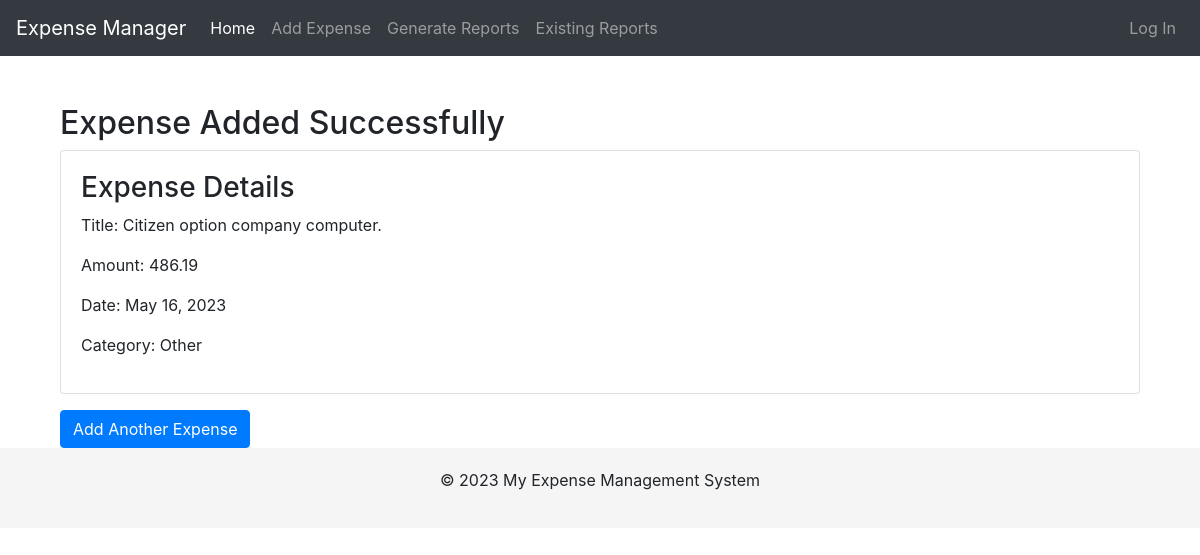
Screenshot of /expense-confirmation/1/ with the database file from the repository.
### expenses/models.py (models this page shows, shortened)
class Expense(models.Model):
    title = models.CharField(max_length=100)
    amount = models.DecimalField(max_digits=10, decimal_places=2)
    date = models.DateField()
    category = models.ForeignKey(Category, on_delete=models.SET_NULL, null=True, blank=True)
    user = models.ForeignKey(User, on_delete=models.CASCADE, null=True, blank=True)

class Category(models.Model):
    name = models.CharField(max_length=100)
    description = models.TextField(blank=True, null=True)

### expenses/views.py (the view)
# urls.py: path('expense-confirmation/<int:expense_id>/', expense_confirmation, name='expense_confirmation'),
def expense_confirmation(request, expense_id):
    expense = Expense.objects.get(id=expense_id)
    categories = expense.category  # Retrieve all categories associated with the expense
    return render(request, 'expenses/expense_confirmation.html', {
        'expense': expense,
        'categories': categories,  # Add categories to the context
    })

### expenses/templates/expenses/expense_confirmation.html
{% extends 'base.html' %}
{% block content %}
<div class="container mt-4">
    <h2>Expense Added Successfully</h2>
    <div class="card">
        <div class="card-body">
            <h3>Expense Details</h3>
            <p>Title: {{ expense.title }}</p>
            <p>Amount: {{ expense.amount }}</p>
            <p>Date: {{ expense.date }}</p>
            <p>Category: {{ expense.category.name }}</p>
        </div>
    </div>
    <a href="{% url 'add_expense' %}" class="btn btn-primary mt-3">Add Another Expense</a>
</div>
{% endblock %}

### templates/base.html (style rules this page uses)
body { padding-top: 5rem; }

### rows the page displays
Expense: title "Citizen option company computer.", amount "486.19", date "May 16, 2023", category.name "Other"
